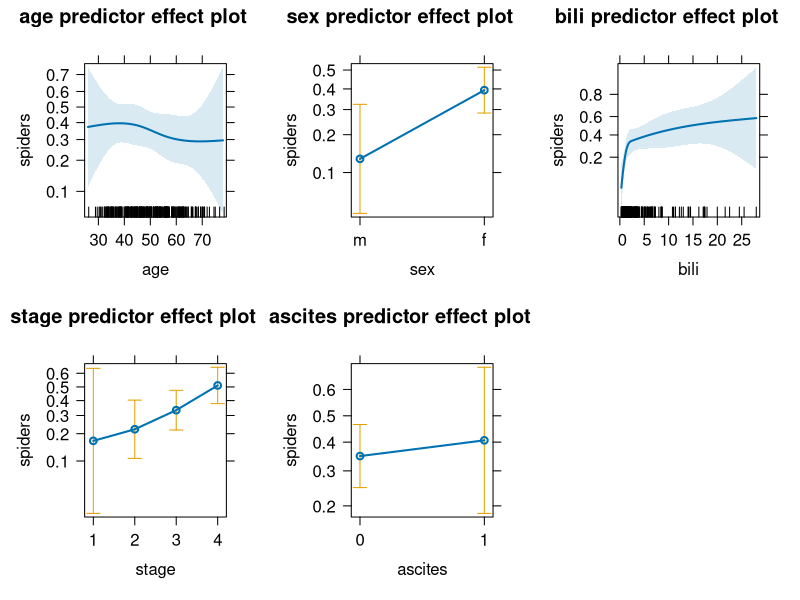
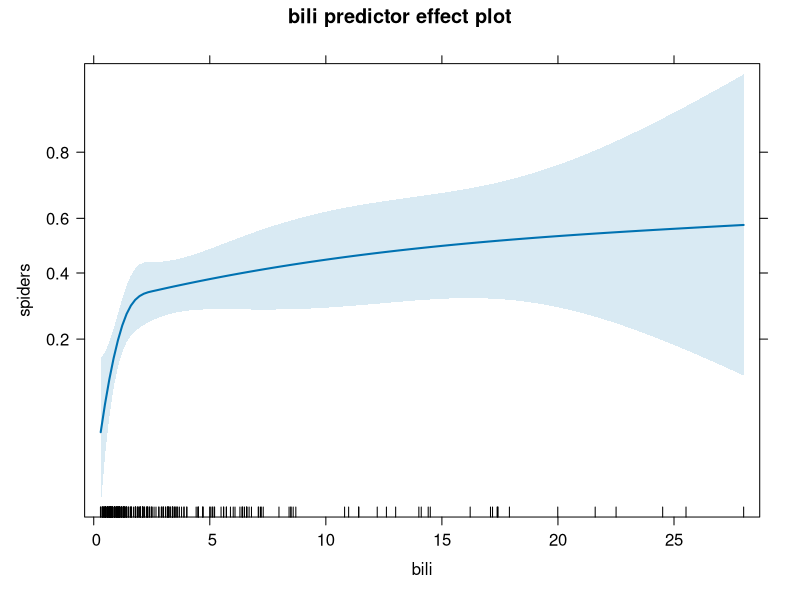
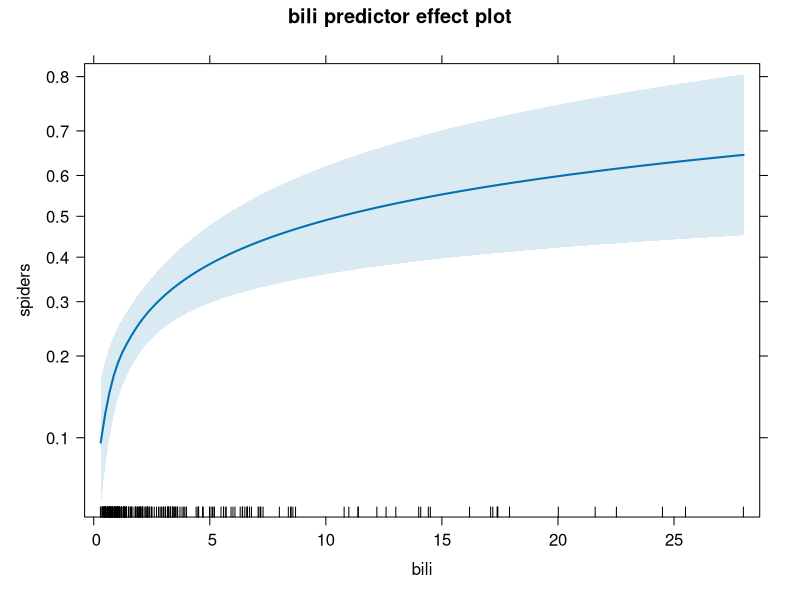
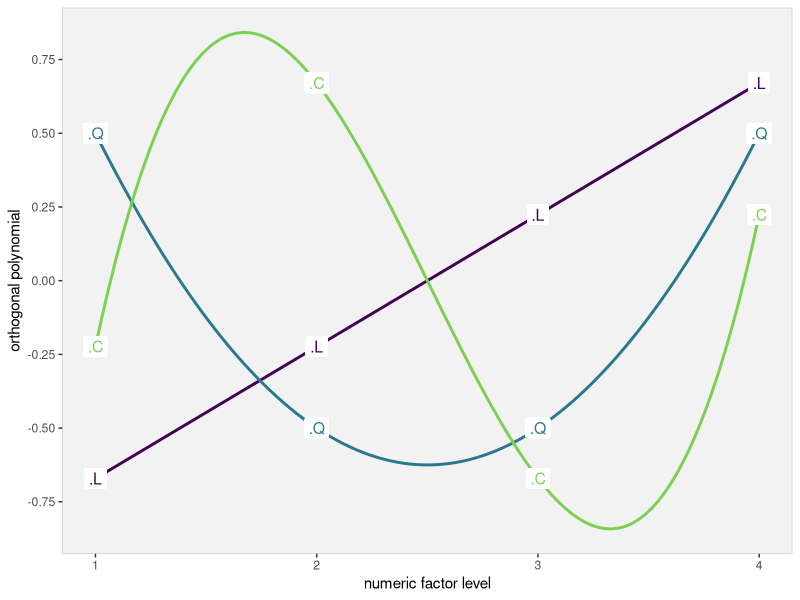

Recreate these plots in R, in order.
## ---- chunk 1
library(knitr)
options(width = 100)

hint <- function(text) {
  id <- paste0('hint_', sample.int(1e10, size = 1))
    cat(
    paste0('\n',
      '<button type="button" class="btn btn-info btn-sm" data-toggle="collapse" ',
      'data-target="#', id, '">Hint</button>',
      '<div id = "', id, '" class="collapse" style="border:1px; ',
      'border-style:solid; padding: 1em; border-color:#1F78B4">',
      text, '</div>')
  )
}
set.seed(2020)
## ---- chunk 2
library(survival)
## ---- chunk 3
pbc <- survival::pbc
## ---- chunk 4
str(pbc[, c(5:11, 20)])
## ---- chunk 5
hint('Three of the variables of interest are coded as integer.')
## ---- chunk 6
table(pbc$spiders, exclude = NULL)
table(pbc$ascites, exclude = NULL)

#  In this case optional:
pbc$spiders <- factor(pbc$spiders)
pbc$ascites <- factor(pbc$ascites)
## ---- chunk 7
table(pbc$stage, exclude = NULL)
pbc$stage <- factor(pbc$stage)
## ---- chunk 8
hint("A logistic regression model is a GLM.")
hint("You need to specify the model `formula`, the `data` and the `family`.")
## ---- chunk 9
mod1 <- glm(spiders ~ age + sex + bili + stage + ascites, data = pbc,
            family = binomial())
summary(mod1)
## ---- chunk 10
smod1 <- capture.output(summary(mod1))
cat("[...]\n",
    paste0(smod1[25:28], sep = "\n"),
    "[...]")
## ---- chunk 11
cat(paste0(smod1[10:11], sep = "\n"),
    "[...]\n",
    paste0(smod1[15], sep = "\n"),
    "[...]"
    )
## ---- chunk 12
cat(paste0(smod1[10:11], sep = "\n"),
    "[...]\n",
    paste0(smod1[16:18], sep = "\n"),
    "[...]"
    )
## ---- chunk 13
mod1b <- glm(spiders ~ age + sex + bili + ascites, data = pbc,
             family = binomial())

# We could also use:
mod1b <- update(mod1, formula = . ~ . - stage)
## ---- chunk 14
cat(paste0(capture.output(anova(mod1, mod1b, test = 'LRT')), collapse = "\n"))
## ---- chunk 15
hint('Use the function `ns()` from the package `splines`.')
## ---- chunk 16
library("splines")
mod2 <- glm(spiders ~ ns(age, df = 3) + sex + ns(bili, df = 3) + stage + ascites,
            data = pbc, family = binomial())

summary(mod2)
## ---- chunk 17
# if not installed, run:
# install.packages("effects")

library("effects")
plot(predictorEffects(mod2))
## ---- chunk 18
hint("Re-fit the model and replace the spline for `age` with just `age` to compare the model fit.")
hint('For the comparison, use the `AIC()` or `BIC()`.')
## ---- chunk 19
mod2b <- glm(spiders ~ age + sex + ns(bili, df = 3) + stage + ascites,
             data = pbc, family = binomial())
## ---- chunk 20
cat(paste0(capture.output(BIC(mod2, mod2b)), collapse = "\n"))
## ---- chunk 21
hint('For the visual comparison, the function 
`predictorEffect(predictor = "bili", mod = <name of model>)` may be useful if 
you want to show the effect plot for the variable `bili` only.')
## ---- chunk 22
mod2c <- glm(spiders ~ age + sex + log(bili) + stage + ascites,
             data = pbc, family = binomial())
## ---- chunk 23
cat(paste0(capture.output(BIC(mod2b, mod2c)), collapse = '\n'))
## ---- chunk 24
plot(predictorEffect('bili', mod2b))
plot(predictorEffect('bili', mod2c))
## ---- chunk 25
pbc$stage_ord <- as.ordered(pbc$stage)

# or alternatively:
# pbc$stage_ord <- factor(pbc$stage, ordered = TRUE)
## ---- chunk 26
factor(c('low', 'medium', 'high'), ordered = TRUE)
## ---- chunk 27
factor(c('low', 'medium', 'high'), levels = c('low', 'medium', 'high'), ordered = TRUE)
## ---- chunk 28
mod1c <- update(mod1, formula = . ~ . -stage + stage_ord)
summary(mod1c)
## ---- chunk 29
smod1c <- capture.output(summary(mod1c))

cat(paste0(smod1c[10], "\n[...]\n",
       paste0(smod1c[17:19], collapse = "\n"),
       "\n[...]", collapse = '\n')
)
## ---- chunk 30
cat(paste0(smod1[10], "\n[...]\n",
       paste0(smod1[16:18], collapse = "\n"),
       "\n[...]", collapse = '\n')
)
## ---- chunk 31
contrasts(pbc$stage_ord)
## ---- chunk 32
x <- seq(1, 4, length = 100)
p4 <- poly(1:4, degree = 3)

library(ggplot2)
plotdat <- reshape2::melt(as.data.frame(cbind(x = x, predict(p4, newdata = x))),
                          id.vars = 'x')

textdat <- reshape2::melt(as.data.frame(cbind(x = 1:4, p4)),
                          id.vars = 'x')
textdat$label <- c('.L', '.Q', '.C')[textdat$variable]

ggplot(plotdat, aes(x = x, y = value, color = variable)) +
  geom_line(size = 1) +
  theme(panel.background = element_rect(fill = grey(0.95), color = grey(0.8)),
        panel.grid = element_blank()) +
  scale_color_viridis_d(guide = FALSE, end = 0.8, begin = 0, option = 'D') +
  geom_label(data = textdat, aes(label = label), label.size = 0, size = 4) +
  xlab('numeric factor level') +
  ylab('orthogonal polynomial') +
  scale_y_continuous(breaks = seq(-1, 1, 0.25))
